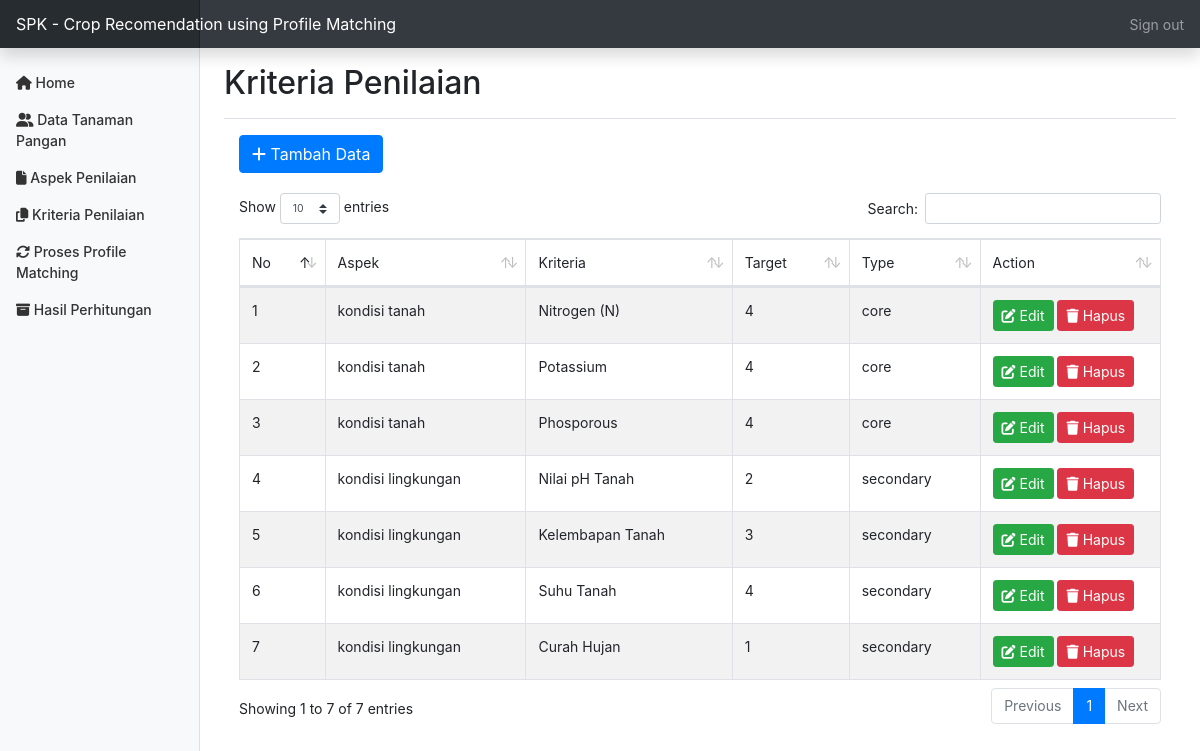
Page /home.php?page=kriteria (signed in) on the earlier database version.
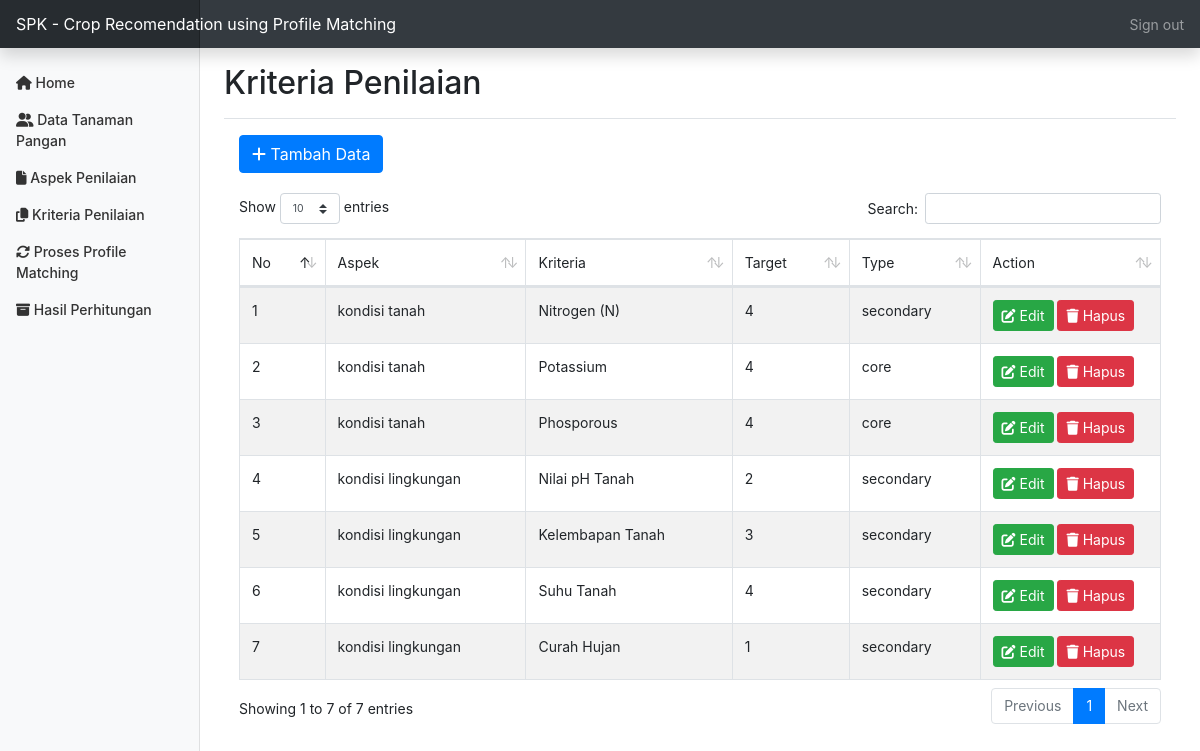
Same page on the later database version.
### tables this page shows
CREATE TABLE `pm_faktor` (
  `id_faktor` tinyint(3) UNSIGNED NOT NULL,
  `id_aspek` tinyint(3) UNSIGNED NOT NULL,
  `faktor` varchar(30) NOT NULL,
  `target` tinyint(3) NOT NULL,
  `type` set('core','secondary') DEFAULT NULL
);

CREATE TABLE `pm_aspek` (
  `id_aspek` tinyint(3) UNSIGNED NOT NULL,
  `aspek` varchar(100) NOT NULL,
  `prosentase` float NOT NULL,
  `bobot_core` float NOT NULL,
  `bobot_secondary` float NOT NULL
);

### kriteria.php (the view, shortened to what this page needs)
<div class="container">
		<a href="home.php?page=tambah_kriteria">
			<button style="margin-bottom: 20px;" class="btn btn-primary"> <i class="fa fa-plus"></i> Tambah Data </button>
		</a>
		<table id="example" class="table table-striped table-bordered" style="width:100%">
	    	<thead>
	    		<tr>
	    			<td>No</td>
	    			<td>Aspek</td>
	    			<td>Kriteria</td>
	    			<td>Target</td>
	    			<td>Type</td>
	    			<td>Action</td>
	    		</tr>
	    	</thead>
	    	<tbody>
				<?php
			        $no = 1;
			        $query = "SELECT * FROM pm_faktor a LEFT join pm_aspek b on a.id_aspek = b.id_aspek ORDER BY a.id_aspek ASC";
			        $pm_faktor = $koneksi->prepare($query);
			        $pm_faktor->execute();
			        $res1 = $pm_faktor->get_result();
			        if ($res1->num_rows > 0) {
				        while ($row = $res1->fetch_assoc()) {
				        	$id = $row['id_faktor'];
				        	$aspek = $row['aspek'];
				            $faktor = $row['faktor'];
				            $target = $row['target'];
				            $type = $row['type'];
				?>
					<tr>
						<td><?php echo $no++; ?></td>
						<td><?php echo $aspek; ?></td>
						<td><?php echo $faktor; ?></td>
						<td><?php echo $target; ?></td>
						<td><?php echo $type; ?></td>
						<td>
							<a href="home.php?page=edit_kriteria&aa=<?php echo base64_encode($id) ?>">
								<button class="btn btn-success btn-sm"> <i class="fa fa-edit"></i> Edit </button>
							</a>
							<a href="hapus_kriteria.php?aa=<?php echo base64_encode($id) ?>" onclick="javascript: return confirm('Apakah Anda yakin ingin menghapus data ini?')">
								<button class="btn btn-danger btn-sm"> <i class="fa fa-trash"></i> Hapus </button>
							</a>
						</td>
					</tr>
			    <?php } } else { ?>
				    <tr>
				    	<td colspan='7'>Tidak ada data ditemukan</td>
				    </tr>
			    <?php } ?>
	    	</tbody>
	    </table>
    </div>

Differences in the rows shown:
changed pm_faktor "Nitrogen (N)": type "core" → "secondary"
